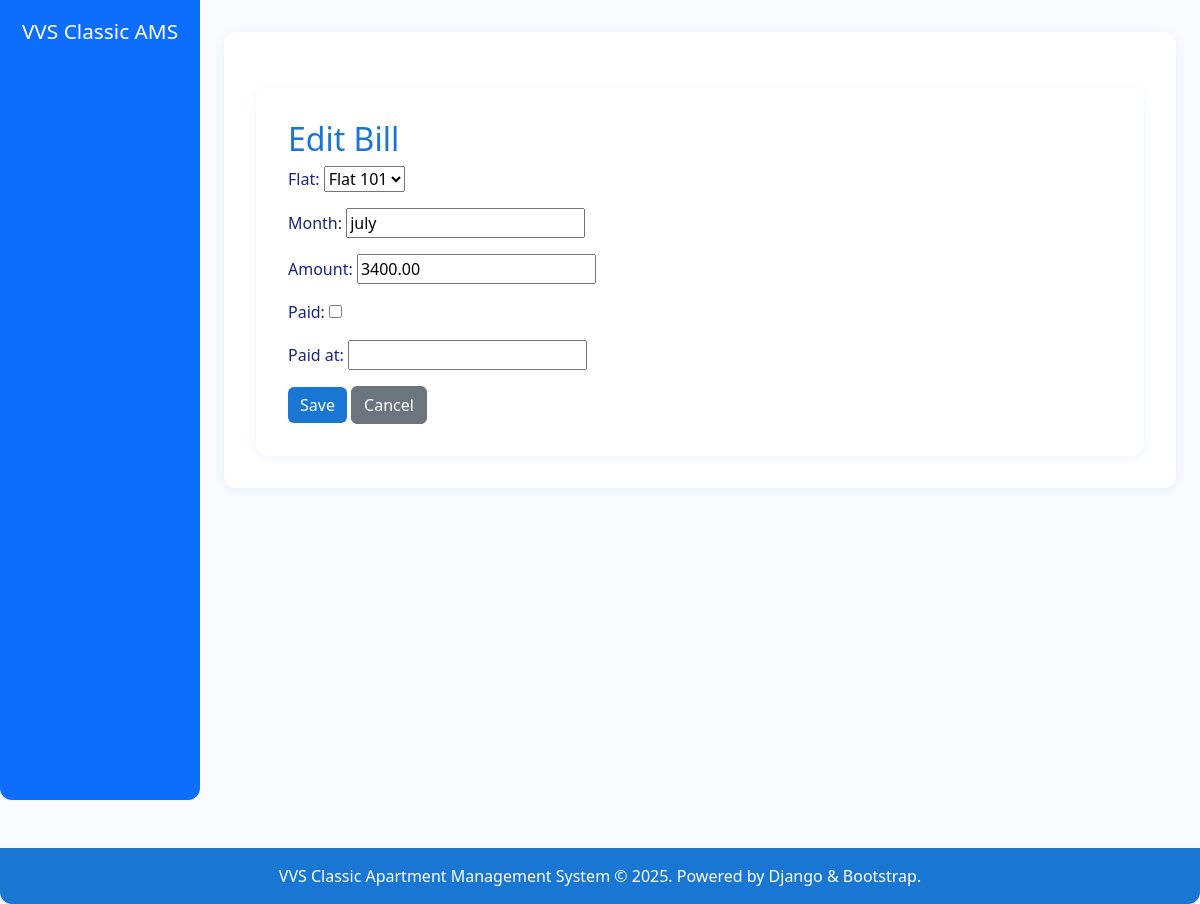
/billing/1/edit/, run on an earlier commit of the app's database.
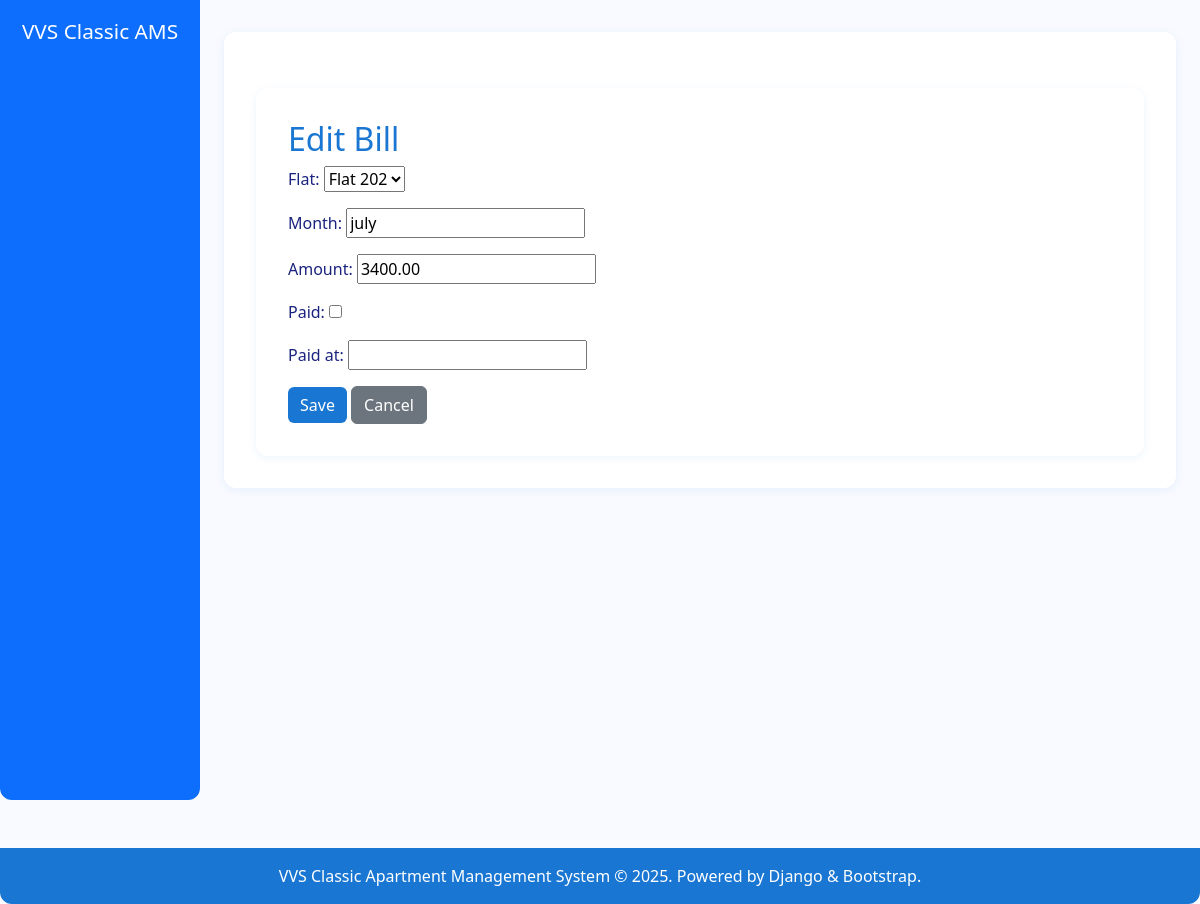
And on a later commit of the database.
### billing/models.py (models this page shows, shortened)
class Bill(models.Model):
    flat = models.ForeignKey(Flat, on_delete=models.CASCADE, related_name='bills')
    month = models.CharField(max_length=20)
    amount = models.DecimalField(max_digits=10, decimal_places=2)
    paid = models.BooleanField(default=False)
    created_at = models.DateTimeField(auto_now_add=True)
    paid_at = models.DateTimeField(null=True, blank=True)

### billing/views.py (the view)
# urls.py: path('<int:pk>/edit/', views.bill_update, name='bill_update'),
def bill_update(request, pk):
    bill = get_object_or_404(Bill, pk=pk)
    if request.method == 'POST':
        form = BillForm(request.POST, instance=bill)
        if form.is_valid():
            form.save()
            return redirect('billing:bill_list')
    else:
        form = BillForm(instance=bill)
    return render(request, 'billing/bill_form.html', {'form': form})

### billing/forms.py
class BillForm(forms.ModelForm):
    class Meta:
        model = Bill
        fields = '__all__'

### flats/models.py (called while the page is built)
    def __str__(self):
        return f"Flat {self.number}"

### templates/billing/bill_form.html (shortened to what this page needs)
{% extends 'base.html' %}
{% block content %}
<div class="container mt-4">
    <h2>{% if form.instance.pk %}Edit Bill{% else %}Add Bill{% endif %}</h2>
    <form method="post">
        <div class="mb-3">{{ form.as_p }}</div>
        <button type="submit" class="btn btn-primary">Save</button>
        <a href="{% url 'billing:bill_list' %}" class="btn btn-secondary">Cancel</a>
    </form>
</div>
{% endblock %}

What changed in the data, as far as the page shows it:
changed Bill "july": flat "Flat 101" → "Flat 202"
